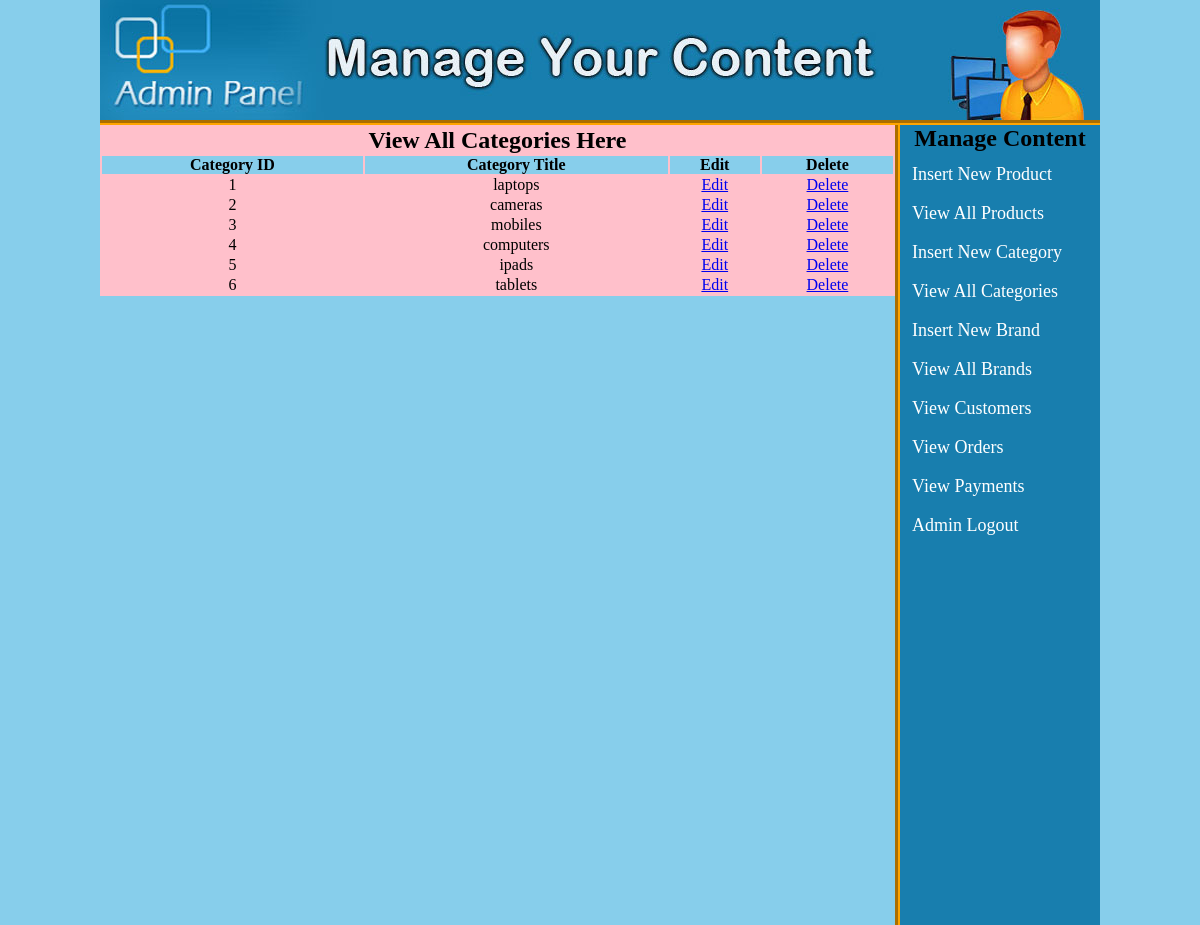
The page /admin_area/index.php?view_cats (signed in) on the database its author committed.
### tables this page shows
CREATE TABLE `categories` (
  `cat_id` int(100) NOT NULL,
  `cat_title` text NOT NULL
);

### admin_area/view_cats.php (the view)
<table width="795" align="center" bgcolor="pink">
	<tr align="center">
		<td colspan="6"><h2>View All Categories Here</h2></td>
	</tr>
	<tr align="center" bgcolor="skyblue">
		<th>Category ID</th>
		<th>Category Title</th>
		<th>Edit</th>
		<th>Delete</th>
	</tr>
	<?php
	include("includes/db.php");
	$get_cat = "select * from categories";
	$run_cat = mysqli_query($con, $get_cat);
	$i = 0;
	while ($row_cat=mysqli_fetch_array($run_cat)){
		$cat_id = $row_cat['cat_id'];
		$cat_title = $row_cat['cat_title'];
		$i++;
	?>
	<tr align="center">
		<td><?php echo $i;?></td>
		<td><?php echo $cat_title;?></td>
		<td><a href="index.php?edit_cat=<?php echo $cat_id; ?>">Edit</a></td>
		<td><a href="delete_cat.php?delete_cat=<?php echo $cat_id;?>">Delete</a></td>
	</tr>
	<?php } ?>
</table>

### admin_area/styles/style.css (style rules this page uses)
html, body, div, span, applet, object, iframe, h1, h2, h3, h4, h5, h6, p, blockquote, pre, a, abbr, acronym, address, big, cite, code, del, dfn, em, img, ins, kbd, q, s, samp, small, strike, strong, sub, sup, tt, var, b, u, i, center, dl, dt, dd, ol, ul, li, fieldset, form, label, legend, table, caption, tbody, tfoot, thead, tr, th, td, article, aside, canvas, details, embed, figure, figcaption, footer, header, hgroup, menu, nav, output, ruby, section, summary, time, mark, audio, video { margin: 0; padding: 0; border: 0; vertical-align: baseline; }
body { background:skyblue; }

### rows shown on the page
categories: cat_title "laptops"
categories: cat_title "cameras"
categories: cat_title "mobiles"
categories: cat_title "computers"
categories: cat_title "ipads"
categories: cat_title "tablets"
